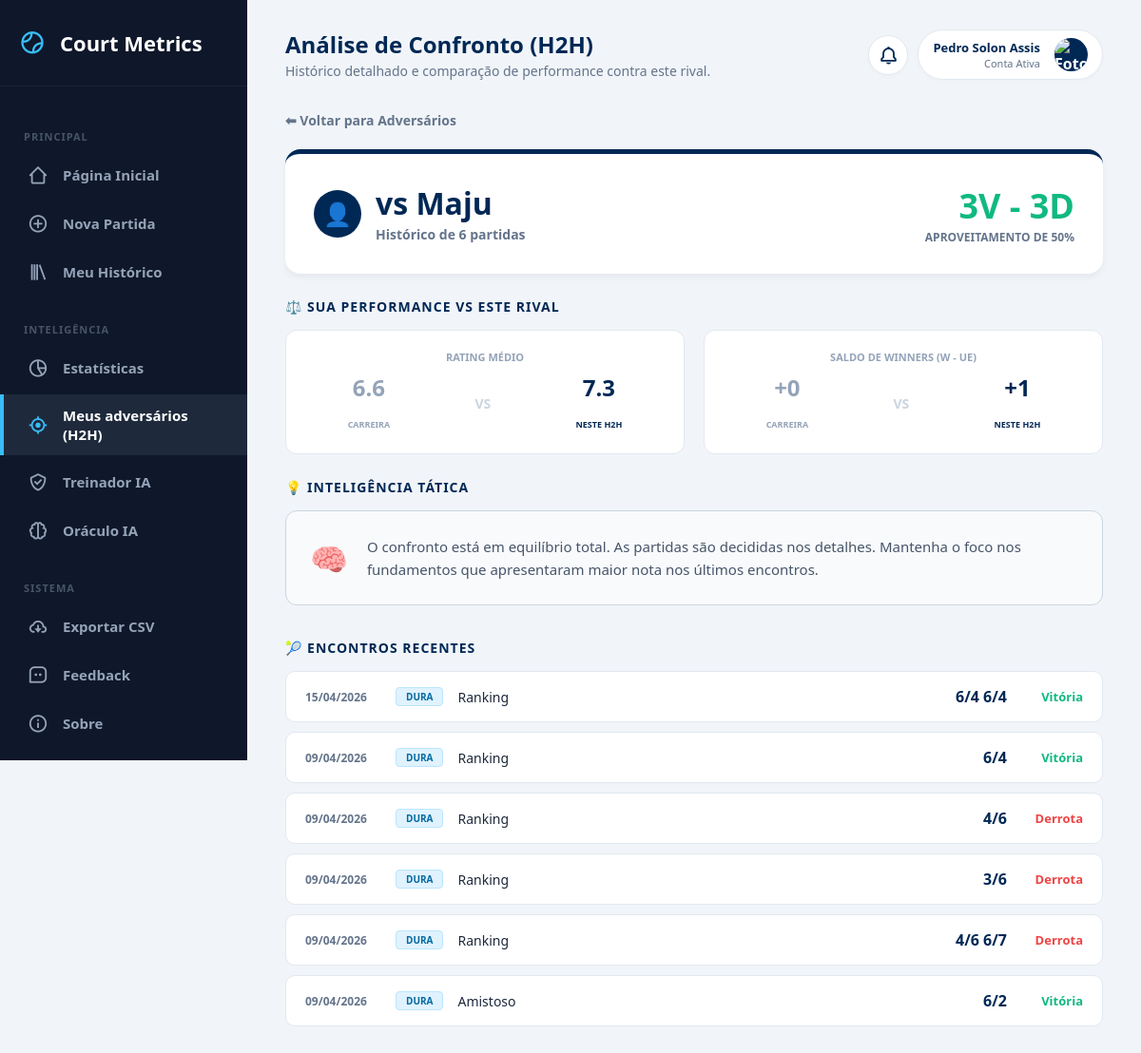
The page /h2h/Maju (signed in) on the database its author committed.
### tables this page shows
CREATE TABLE matches (
        id INTEGER PRIMARY KEY AUTOINCREMENT,
        opponent TEXT,
        categoria TEXT,
        match_type TEXT, 
        surface TEXT,
        result TEXT,
        score TEXT,
        match_format TEXT,
        partner TEXT,
        opp_partner TEXT,
        forehand INTEGER,
        backhand INTEGER,
        serve INTEGER,
        first_serve INTEGER,
        second_serve INTEGER,
        double_faults INTEGER,
        return_serve INTEGER,
        slice INTEGER,
        volley INTEGER,
        smash INTEGER,
        dropshot INTEGER,
        footwork INTEGER,
        strategy INTEGER,
        winners INTEGER,
        unforced_errors INTEGER,
        performance_rating REAL,
        notes TEXT,
        match_date TEXT /* NOVA COLUNA: ÍNDICE 27 */
    , game_format TEXT DEFAULT 'Padrão', user_id INTEGER, mental_focus INTEGER DEFAULT 0, mental_resilience INTEGER DEFAULT 0, mental_confidence INTEGER DEFAULT 0, mental_pressure INTEGER DEFAULT 0, clutch_bp_saved INTEGER DEFAULT 0, clutch_bp_won INTEGER DEFAULT 0, momentum_lost_streak INTEGER DEFAULT 0, mental_tags TEXT DEFAULT "");

### app.py (the view)
@app.route("/h2h/<path:opponent>")
@login_required
def h2h(opponent):
    conn = sqlite3.connect("database.db")
    c = conn.cursor()
    c.execute("""
        SELECT * FROM matches
        WHERE user_id = ? AND CASE WHEN match_format LIKE '%Duplas%' THEN opponent || ' & ' || opp_partner ELSE opponent END = ?
        ORDER BY match_date DESC
    """, (session["user_id"], opponent))
    matches = c.fetchall()
    c.execute("SELECT AVG(performance_rating), AVG(winners), AVG(unforced_errors) FROM matches WHERE user_id = ?", (session["user_id"],))
    career_avg = c.fetchone()
    conn.close()
    if not matches:
        return redirect("/adversarios")
    return render_template("h2h_detail.html", matches=matches, opponent=opponent, career_avg=career_avg)

### app.py (called while the page is built)
def login_required(f):
    @wraps(f)
    def decorated_function(*args, **kwargs):
        if "user_id" not in session:
            return redirect("/login")
        return f(*args, **kwargs)
    return decorated_function

@app.context_processor
def inject_notifications():
    if "user_id" not in session:
        return dict(notifications=[])
    conn = sqlite3.connect("database.db")
    conn.row_factory = sqlite3.Row
    c = conn.cursor()
    c.execute("SELECT * FROM notifications WHERE user_id = ? AND is_read = 0 ORDER BY created_at DESC", (session["user_id"],))
    notifs = c.fetchall()
    conn.close()
    return dict(notifications=notifs)

### templates/h2h_detail.html (shortened to what this page needs)
{% extends 'base.html' %}
{% block page_title %}Análise de Confronto (H2H){% endblock %}
{% block page_subtitle %}Histórico detalhado e comparação de performance contra este rival.{% endblock %}
{% block content %}
<div class="container" style="max-width: 1000px; margin: 0 auto; padding-bottom: 50px;">
    <div style="margin-bottom: 20px;">
        <a href="/adversarios" style="color: var(--text-slate); text-decoration: none; font-weight: bold; font-size: 14px;">⬅ Voltar para Adversários</a>
    </div>
    <div class="h2h-header">
        <div style="flex: 1; min-width: 250px;">
            <div style="display: flex; align-items: center; gap: 15px;">
                <div style="width: 50px; height: 50px; background: var(--atp-blue); border-radius: 50%; display: flex; align-items: center; justify-content: center; color: white; font-size: 24px;">
                    {% if '&' in opponent %}👥{% else %}👤{% endif %}
                </div>
                <div>
                    <h1 style="margin: 0; color: var(--atp-blue);">vs {{ opponent }}</h1>
                    <span style="font-size: 14px; color: var(--text-slate); font-weight: bold;">Histórico de {{ matches|length }} partidas</span>
                </div>
            </div>
        </div>
        {% set wins = matches|selectattr(5, 'equalto', 'Vitória')|list|length %}
        <div style="text-align: right; min-width: 150px;">
            <div style="font-size: 36px; font-weight: 900; color: #10b981;">{{ wins }}V - {{ matches|length - wins }}D</div>
            <div style="font-size: 12px; font-weight: bold; color: var(--text-slate); text-transform: uppercase;">Aproveitamento de {{ ((wins / matches|length) * 100)|int }}%</div>
        </div>
    </div>
    <h3 style="color: var(--atp-blue); margin-bottom: 15px; text-transform: uppercase; font-size: 14px; letter-spacing: 1px;">⚖️ Sua Performance vs Este Rival</h3>
    <div class="compare-grid">
        <div class="stat-card">
            <span class="stat-label">Rating Médio</span>
            <div class="stat-row">
                <div class="stat-value" style="color: #94a3b8;">{{ "%.1f"|format(career_avg[0] or 0) }}<br><small style="font-size: 9px;">CARREIRA</small></div>
                <div class="stat-vs">VS</div>
                {% set current_avg = (matches|sum(attribute=25) / matches|length) %}
                <div class="stat-value">{{ "%.1f"|format(current_avg) }}<br><small style="font-size: 9px;">NESTE H2H</small></div>
            </div>
        </div>
        <div class="stat-card">
            <span class="stat-label">Saldo de Winners (W - UE)</span>
            <div class="stat-row">
                {% set career_saldo = (career_avg[1] or 0) - (career_avg[2] or 0) %}
                <div class="stat-value" style="color: #94a3b8;">{{ "%+d"|format(career_saldo|int) }}<br><small style="font-size: 9px;">CARREIRA</small></div>
                <div class="stat-vs">VS</div>
                {% set h2h_winners = matches|sum(attribute=23) / matches|length %}
                {% set h2h_errors = matches|sum(attribute=24) / matches|length %}
                <div class="stat-value">{{ "%+d"|format((h2h_winners - h2h_errors)|int) }}<br><small style="font-size: 9px;">NESTE H2H</small></div>
            </div>
        </div>
    </div>
    <h3 style="color: var(--atp-blue); margin-bottom: 15px; text-transform: uppercase; font-size: 14px; letter-spacing: 1px;">💡 Inteligência Tática</h3>
    {% if matches|length >= 3 %}
        <div class="intelligence-box">
            <span style="font-size: 32px;">🧠</span>
            <div style="font-size: 15px; color: #475569; line-height: 1.6;">
                {% if wins / matches|length >= 0.6 %}
                    Você tem o controle psicológico deste confronto. Sua performance média de <strong>{{ "%.1f"|format(current_avg) }}</strong> indica que seu plano de jogo encaixa bem contra o estilo de {{ opponent }}.
                {% elif wins / matches|length <= 0.4 %}
                    Este adversário tem sido um desafio tático. Note que seu saldo de agressividade neste H2H é de <strong>{{ (h2h_winners - h2h_errors)|int }}</strong>. Talvez seja hora de reduzir os riscos e focar em consistência.
                {% else %}
                    O confronto está em equilíbrio total. As partidas são decididas nos detalhes. Mantenha o foco nos fundamentos que apresentaram maior nota nos últimos encontros.
                {% endif %}
            </div>
        </div>
    {% else %}
        <div class="no-data-msg">
            <i class='bx bx-info-circle'></i> Amostra insuficiente. O Oráculo precisa de pelo menos <strong>3 jogos</strong> contra este adversário para traçar um padrão tático confiável.
        </div>
    {% endif %}
    <h3 style="color: var(--atp-blue); margin: 35px 0 15px 0; text-transform: uppercase; font-size: 14px; letter-spacing: 1px;">🎾 Encontros Recentes</h3>
    {% for match in matches %}
    <a href="/match/{{ match[0] }}" class="match-line">
        <div style="display: flex; align-items: center; gap: 15px;">
            <div style="font-size: 12px; font-weight: bold; color: var(--text-slate); width: 80px;">{{ match[27][8:10] }}/{{ match[27][5:7] }}/{{ match[27][0:4] }}</div>
            {% if 'Saibro' in match[4] %}
                <span class="surface-pill pill-saibro">Saibro</span>
            {% else %}
                <span class="surface-pill pill-dura">Dura</span>
            {% endif %}
            <span style="font-size: 14px; color: #1e293b;">{{ match[3] }}</span>
        </div>
        <div style="display: flex; align-items: center; gap: 20px;">
            <span style="font-weight: 800; color: var(--atp-blue);">{{ match[6] | replace(' /', '') | replace('/ ', '') }}</span>
            <span style="font-weight: bold; font-size: 13px; color: {% if match[5] == 'Vitória' %}#10b981{% else %}#ef4444{% endif %}; min-width: 60px; text-align: right;">{{ match[5] }}</span>
        </div>
    </a>
    {% endfor %}
</div>
{% endblock %}

### static/style.css (style rules this page uses)
:root { --bg-fundo: #F5F7FA; --bg-card: #FFFFFF; --texto-escuro: #333333; --texto-claro: #666666; --verde-tenis: #8BC34A; --azul-piscina: #26A69A; --borda: #E0E0E0; }
body { font-family: 'Segoe UI', Tahoma, Geneva, Verdana, sans-serif; background-color: var(--bg-fundo); color: var(--texto-escuro); margin: 0; padding: 0; }
.container { max-width: 900px; margin: 0 auto; }
h1, h2, h3 { color: var(--texto-escuro); }

### templates/base.html (style rules this page uses)
:root { --atp-blue: #002855; --tennis-green: #d1ff00; --text-slate: #64748b; --sidebar-bg: #0f172a; --sidebar-hover: #1e293b; --sidebar-text: #94a3b8; --sidebar-active: #38bdf8; }
body { margin: 0; padding: 0; font-family: 'Segoe UI', Tahoma, sans-serif; background-color: #f1f5f9; display: flex; min-height: 100vh; overflow-x: hidden; }

### templates/h2h_detail.html (style rules this page uses)
.h2h-header { background: white; padding: 30px; border-radius: 16px; border-top: 5px solid var(--atp-blue); box-shadow: 0 4px 6px rgba(0,0,0,0.05); margin-bottom: 25px; display: flex; justify-content: space-between; align-items: flex-start; flex-wrap: wrap; gap: 20px; }
.compare-grid { display: grid; grid-template-columns: 1fr 1fr; gap: 20px; margin-bottom: 25px; }
.stat-card { background: white; padding: 20px; border-radius: 12px; border: 1px solid #e2e8f0; text-align: center; }
.stat-label { font-size: 11px; font-weight: bold; color: #94a3b8; text-transform: uppercase; margin-bottom: 8px; display: block; }
.stat-row { display: flex; justify-content: space-around; align-items: center; }
.stat-value { font-size: 24px; font-weight: 900; color: var(--atp-blue); }
.stat-vs { color: #cbd5e1; font-weight: bold; font-size: 14px; }
.intelligence-box { background: #f8fafc; border: 1px solid #cbd5e1; border-radius: 12px; padding: 25px; display: flex; gap: 20px; align-items: center; }
.surface-pill { padding: 2px 10px; border-radius: 4px; font-size: 10px; font-weight: 900; text-transform: uppercase; }
.pill-dura { background: #e0f2fe; color: #0369a1; border: 1px solid #bae6fd; }
.match-line { background: white; padding: 15px 20px; border-radius: 10px; margin-bottom: 10px; border: 1px solid #e2e8f0; display: flex; justify-content: space-between; align-items: center; transition: 0.2s; text-decoration: none; color: inherit; }

### rows shown on the page
matches: match_date "15", match_date "04", match_date "2026", surface "DURA", match_type "Ranking", score "6/4 6/4", result "Vitória"
matches: match_date "09", match_date "04", match_date "2026", surface "DURA", match_type "Ranking", score "6/4", result "Vitória"
matches: match_date "09", match_date "04", match_date "2026", surface "DURA", match_type "Ranking", score "4/6", result "Derrota"
matches: match_date "09", match_date "04", match_date "2026", surface "DURA", match_type "Ranking", score "3/6", result "Derrota"
matches: match_date "09", match_date "04", match_date "2026", surface "DURA", match_type "Ranking", score "4/6 6/7", result "Derrota"
matches: match_date "09", match_date "04", match_date "2026", surface "DURA", match_type "Amistoso", score "6/2", result "Vitória"

### other values the page prints
{{ session.first_name }} "Pedro Solon"
{{ session.last_name }} "Assis"
{{ opponent }} "Maju"
{{ matches|length }} "6"
{{ wins }} "3"
{{ matches|length - wins }} "3"
{{ ((wins / matches|length) * 100)|int }} "50"
{{ "%.1f"|format(career_avg[0] or 0) }} "6.6"
{{ "%.1f"|format(current_avg) }} "7.3"
{{ "%+d"|format(career_saldo|int) }} "+0"
{{ "%+d"|format((h2h_winners - h2h_errors)|int) }} "+1"
